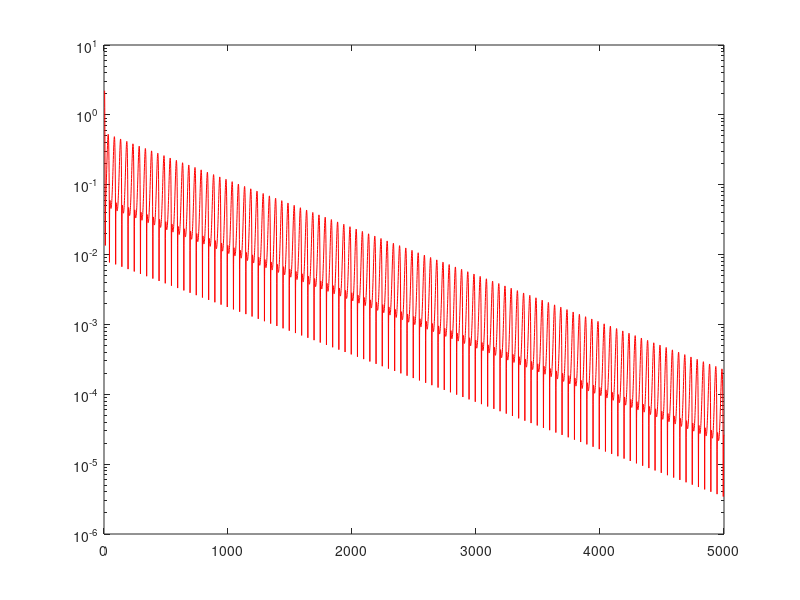

Write MATLAB code to recreate this figure.
%%%%%%%%%%%%%%%%%%%%%%%%%%%%%%%%%%%%%%%%%%%%%%%%%%%%%%%%%%%%%%%%%%%%%%%%%
% lmsalgo : LMS algorithm demo
% Author : Tamer abdelazim Mellik
% Contact information : 
%Department of Electrical & Computer Engineering,
%University of Calgary,
%2500 University Drive N.W. ,
%Calgary, AB T2N 1N4 ,
%Canada .
% email :abdelasi@enel.ucalgary.ca  
% email : tabdelaz@ucalgary.ca
% Webpage : http://www.enel.ucalgary.ca/~abdelasi/
% Date    : 20-4-2003
% Version : 1.0.0
% Reference : S. Haykin, Adaptive Filter Theory. 3rd edition, Upper Saddle River, NJ: Prentice-Hall, 1996. 
% Note : The author doesn't take any responsibility for any harm caused by the use of this file
clear all
close all
hold off

%System order, number of LMS filter taps
sysorder = 5 ;
k = 1; % predict k steps forward
fs = 1.0e4;
t = 0:1/fs:0.5-1/fs;
x = cos(2*pi*100*t);
x=filter([1 0.8 0.3 0.2],1,x);
d = x;
N=length(x);
w = zeros(1,sysorder) ; % weights array full of sysorder number of zeroes
for n = sysorder : N-k % n = increasing element of array [5,...,N]
    u = x(n:-1:n-sysorder+1) ; % Sub-array created starting from n going backwards by 1, sysorder number of times
    y(n)= dot(w, u) ; % dot product of weights and sub array, estimated output from LMS filter
    e(n) = d(n+k) - y(n); % desired output - lms filter outputs
    mu=2e-2;
    w = w + mu * e(n) * u; % weights updated by adding mu * sub array * error
end
semilogy(abs(e),'r');
